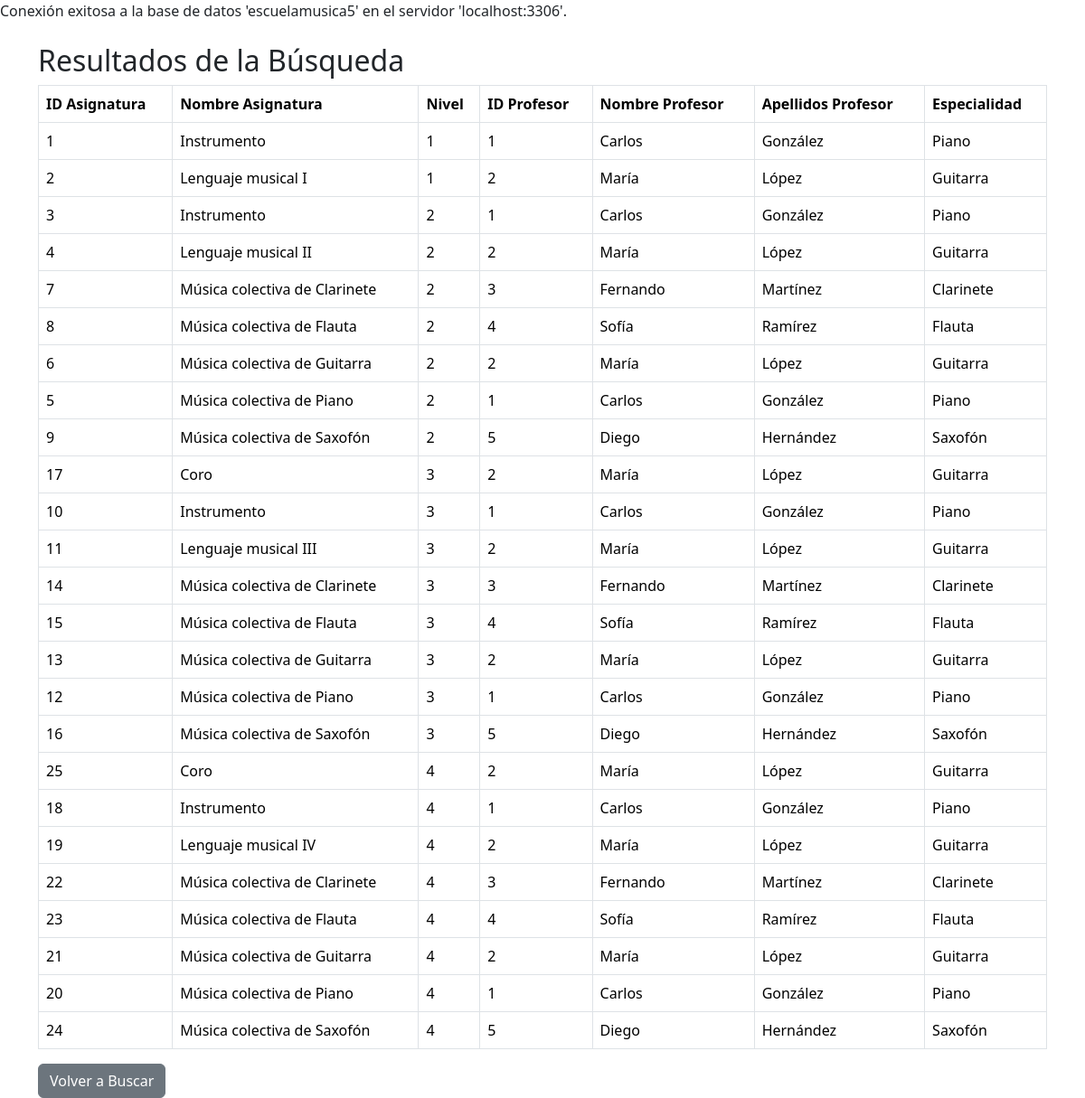
Before: /asignaturas/procesar_listaAsigProf.php with the older database file.
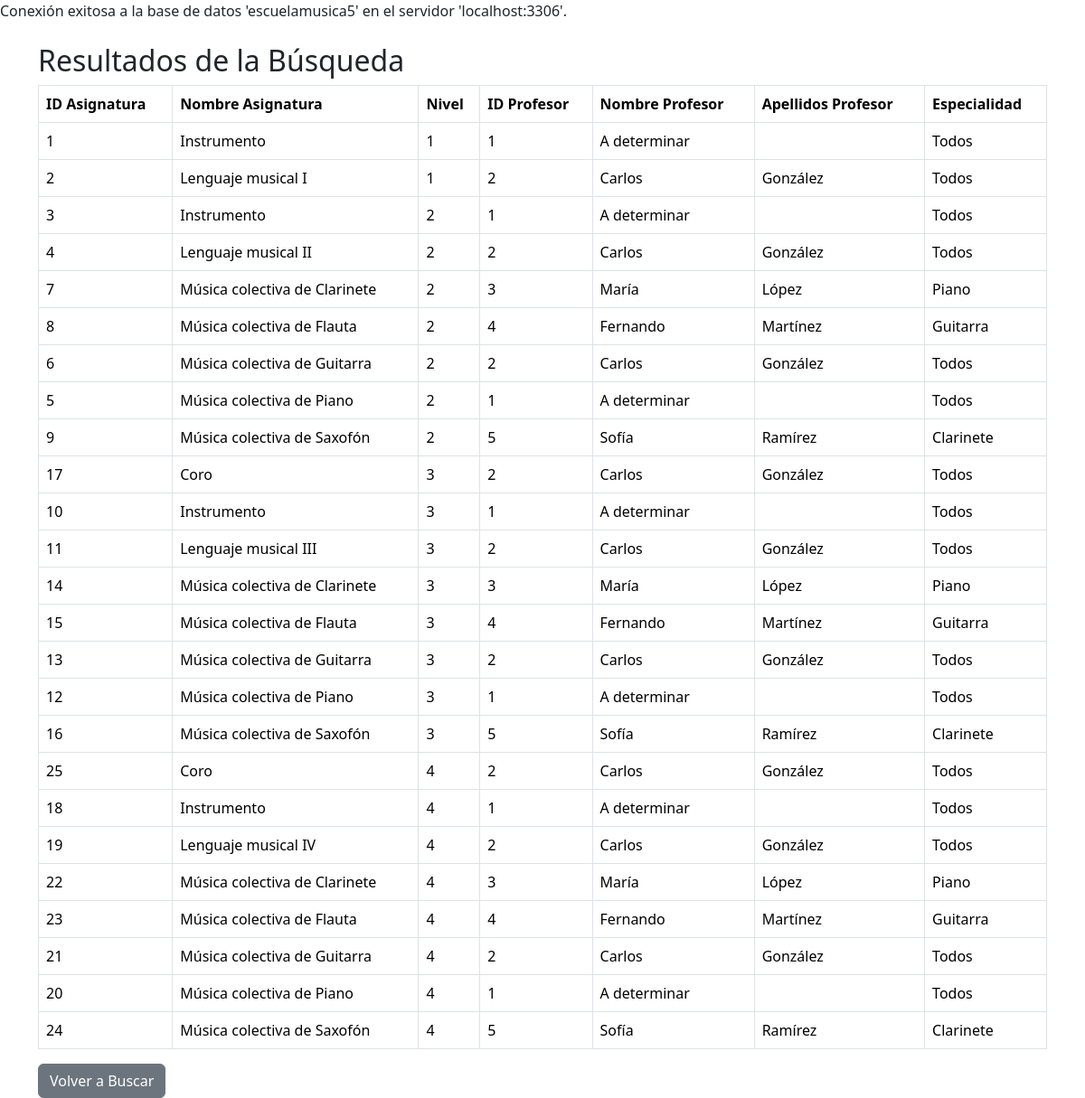
After: the same page with the newer database file.
### tables this page shows
CREATE TABLE Asignaturas (
    id_asignatura INT AUTO_INCREMENT PRIMARY KEY,
    nombre VARCHAR(100) NOT NULL,
    nivel TINYINT NOT NULL,
    tipo ENUM('Individual', 'Colectiva') NOT NULL,
    id_profesor INT DEFAULT 1,
    id_especialidad INT,
    FOREIGN KEY (id_profesor) REFERENCES Profesores(id_profesor) ON DELETE SET NULL,
    FOREIGN KEY (id_especialidad) REFERENCES Especialidades(id_especialidad) ON DELETE SET NULL
);

CREATE TABLE Profesores (
    id_profesor INT AUTO_INCREMENT PRIMARY KEY,
    dni VARCHAR(9) NOT NULL UNIQUE,   
    nombre VARCHAR(100) NOT NULL,
    apellidos VARCHAR(100) NOT NULL,
    id_especialidad INT,
    telefono VARCHAR(15),
    email VARCHAR(100),
    FOREIGN KEY (id_especialidad) REFERENCES Especialidades(id_especialidad)
);

CREATE TABLE Especialidades (
    id_especialidad INT AUTO_INCREMENT PRIMARY KEY,
    nombre VARCHAR(100) NOT NULL UNIQUE
);

### asignaturas/procesar_listaAsigProf.php (the view, shortened to what this page needs)
<!DOCTYPE html>
<html lang="es">
<head>
    <link href="../css/bootstrap.min.css" rel="stylesheet">
</head>
<body>
<?php
include('../includes/conexion.php');
$sql = "SELECT
            A.id_asignatura AS id_asig,
            A.nombre AS nombre_asignatura,
            A.nivel,
            P.id_profesor AS id_prof,
            P.nombre AS nombre_profesor,
            P.apellidos AS apellido_profesor,
            E.nombre AS especialidad_profesor
        FROM
            Asignaturas A
        JOIN
            Profesores P ON A.id_profesor = P.id_profesor
        JOIN
            Especialidades E ON P.id_especialidad = E.id_especialidad
        WHERE 1=1";
$sql .= " ORDER BY A.nivel, A.nombre";
$resultado = mysqli_query($conexion, $sql);
if (mysqli_num_rows($resultado) > 0) {
    echo "<div class='container mt-4'>";
    echo "<h2>Resultados de la Búsqueda</h2>";
    echo "<table class='table table-bordered'>";
    echo "<thead><tr><th>ID Asignatura</th><th>Nombre Asignatura</th><th>Nivel</th><th>ID Profesor</th><th>Nombre Profesor</th><th>Apellidos Profesor</th><th>Especialidad</th></tr></thead>";
    echo "<tbody>";
    while ($row = mysqli_fetch_assoc($resultado)) {
        echo "<tr>";
        echo "<td>" . $row['id_asig'] . "</td>";
        echo "<td>" . $row['nombre_asignatura'] . "</td>";
        echo "<td>" . $row['nivel'] . "</td>";
        echo "<td>" . $row['id_prof'] . "</td>";
        echo "<td>" . $row['nombre_profesor'] . "</td>";
        echo "<td>" . $row['apellido_profesor'] . "</td>";
        echo "<td>" . $row['especialidad_profesor'] . "</td>";
        echo "</tr>";
    }
    echo "</tbody></table>";
    echo "<a href='listasFiltroAsigProf.php' class='btn btn-secondary'>Volver a Buscar</a>";
    echo "</div>";
} else {
    echo "<div class='container mt-4'>";
    echo "<div class='alert alert-warning' role='alert'>No se encontraron asignaturas que coincidan con los criterios de búsqueda.</div>";
    echo "<a href='listasFiltroAsigProf.php' class='btn btn-secondary'>Volver a Buscar</a>";
    echo "</div>";
}
?>
</body>
</html>

### includes/conexion.php (shortened to what this page needs)
<?php
$servidor = "localhost:3306";
$nombre_base_datos = "escuelamusica5";
 echo "Conexión exitosa a la base de datos '$nombre_base_datos' en el servidor '$servidor'.";
?>

Changed rows visible on the page:
changed through a linked row, asignaturas id 1: id_profesor.nombre "Carlos" → "A determinar"; id_especialidad.nombre "Piano" → "Todos"; id_profesor.apellidos "González" → (not shown)
changed through a linked row, asignaturas "Lenguaje musical I": id_profesor.nombre "María" → "Carlos"; id_profesor.apellidos "López" → "González"; especialidades.nombre "Guitarra" → "Todos"
changed through a linked row, asignaturas id 3: id_profesor.nombre "Carlos" → "A determinar"; id_especialidad.nombre "Piano" → "Todos"; id_profesor.apellidos "González" → (not shown)
changed through a linked row, asignaturas "Lenguaje musical II": id_profesor.nombre "María" → "Carlos"; id_profesor.apellidos "López" → "González"; especialidades.nombre "Guitarra" → "Todos"
changed through a linked row, asignaturas id 7: id_profesor.nombre "Fernando" → "María"; id_profesor.apellidos "Martínez" → "López"; especialidades.nombre "Clarinete" → "Piano"
changed through a linked row, asignaturas id 8: id_profesor.nombre "Sofía" → "Fernando"; id_profesor.apellidos "Ramírez" → "Martínez"; especialidades.nombre "Flauta" → "Guitarra"
changed through a linked row, asignaturas id 6: id_profesor.nombre "María" → "Carlos"; id_profesor.apellidos "López" → "González"; especialidades.nombre "Guitarra" → "Todos"
changed through a linked row, asignaturas id 5: id_profesor.nombre "Carlos" → "A determinar"; id_especialidad.nombre "Piano" → "Todos"; id_profesor.apellidos "González" → (not shown)
changed through a linked row, asignaturas id 9: id_profesor.nombre "Diego" → "Sofía"; id_profesor.apellidos "Hernández" → "Ramírez"; especialidades.nombre "Saxofón" → "Clarinete"
changed through a linked row, asignaturas id 17: id_profesor.nombre "María" → "Carlos"; id_profesor.apellidos "López" → "González"; especialidades.nombre "Guitarra" → "Todos"
changed through a linked row, asignaturas id 10: id_profesor.nombre "Carlos" → "A determinar"; id_especialidad.nombre "Piano" → "Todos"; id_profesor.apellidos "González" → (not shown)
changed through a linked row, asignaturas "Lenguaje musical III": id_profesor.nombre "María" → "Carlos"; id_profesor.apellidos "López" → "González"; especialidades.nombre "Guitarra" → "Todos"
changed through a linked row, asignaturas id 14: id_profesor.nombre "Fernando" → "María"; id_profesor.apellidos "Martínez" → "López"; especialidades.nombre "Clarinete" → "Piano"
changed through a linked row, asignaturas id 15: id_profesor.nombre "Sofía" → "Fernando"; id_profesor.apellidos "Ramírez" → "Martínez"; especialidades.nombre "Flauta" → "Guitarra"
changed through a linked row, asignaturas id 13: id_profesor.nombre "María" → "Carlos"; id_profesor.apellidos "López" → "González"; especialidades.nombre "Guitarra" → "Todos"
changed through a linked row, asignaturas id 12: id_profesor.nombre "Carlos" → "A determinar"; id_especialidad.nombre "Piano" → "Todos"; id_profesor.apellidos "González" → (not shown)
changed through a linked row, asignaturas id 16: id_profesor.nombre "Diego" → "Sofía"; id_profesor.apellidos "Hernández" → "Ramírez"; especialidades.nombre "Saxofón" → "Clarinete"
changed through a linked row, asignaturas id 25: id_profesor.nombre "María" → "Carlos"; id_profesor.apellidos "López" → "González"; especialidades.nombre "Guitarra" → "Todos"
changed through a linked row, asignaturas id 18: id_profesor.nombre "Carlos" → "A determinar"; id_especialidad.nombre "Piano" → "Todos"; id_profesor.apellidos "González" → (not shown)
changed through a linked row, asignaturas "Lenguaje musical IV": id_profesor.nombre "María" → "Carlos"; id_profesor.apellidos "López" → "González"; especialidades.nombre "Guitarra" → "Todos"
changed through a linked row, asignaturas id 22: id_profesor.nombre "Fernando" → "María"; id_profesor.apellidos "Martínez" → "López"; especialidades.nombre "Clarinete" → "Piano"
changed through a linked row, asignaturas id 23: id_profesor.nombre "Sofía" → "Fernando"; id_profesor.apellidos "Ramírez" → "Martínez"; especialidades.nombre "Flauta" → "Guitarra"
changed through a linked row, asignaturas id 21: id_profesor.nombre "María" → "Carlos"; id_profesor.apellidos "López" → "González"; especialidades.nombre "Guitarra" → "Todos"
changed through a linked row, asignaturas id 20: id_profesor.nombre "Carlos" → "A determinar"; id_especialidad.nombre "Piano" → "Todos"; id_profesor.apellidos "González" → (not shown)
changed through a linked row, asignaturas id 24: id_profesor.nombre "Diego" → "Sofía"; id_profesor.apellidos "Hernández" → "Ramírez"; especialidades.nombre "Saxofón" → "Clarinete"
